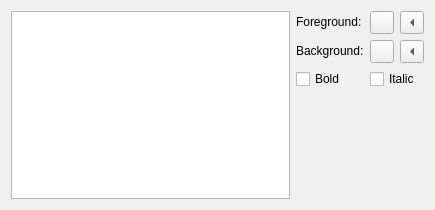
<?xml version="1.0" encoding="UTF-8"?>
<ui version="4.0">
 <class>TextEditor::Internal::ColorSchemeEdit</class>
 <widget class="QWidget" name="TextEditor::Internal::ColorSchemeEdit">
  <property name="geometry">
   <rect>
    <x>0</x>
    <y>0</y>
    <width>435</width>
    <height>210</height>
   </rect>
  </property>
  <layout class="QGridLayout" name="gridLayout">
   <item row="0" column="0" rowspan="4">
    <widget class="QListView" name="itemList">
     <property name="sizePolicy">
      <sizepolicy hsizetype="Expanding" vsizetype="Expanding">
       <horstretch>1</horstretch>
       <verstretch>0</verstretch>
      </sizepolicy>
     </property>
     <property name="selectionMode">
      <enum>QAbstractItemView::ExtendedSelection</enum>
     </property>
     <property name="uniformItemSizes">
      <bool>true</bool>
     </property>
    </widget>
   </item>
   <item row="0" column="1">
    <widget class="QLabel" name="foregroundLabel">
     <property name="sizePolicy">
      <sizepolicy hsizetype="Fixed" vsizetype="Fixed">
       <horstretch>0</horstretch>
       <verstretch>0</verstretch>
      </sizepolicy>
     </property>
     <property name="text">
      <string>Foreground:</string>
     </property>
     <property name="buddy">
      <cstring>foregroundToolButton</cstring>
     </property>
    </widget>
   </item>
   <item row="0" column="2">
    <layout class="QHBoxLayout" name="horizontalLayout_3">
     <item>
      <widget class="QToolButton" name="foregroundToolButton">
       <property name="sizePolicy">
        <sizepolicy hsizetype="Fixed" vsizetype="Fixed">
         <horstretch>0</horstretch>
         <verstretch>0</verstretch>
        </sizepolicy>
       </property>
       <property name="text">
        <string/>
       </property>
      </widget>
     </item>
     <item>
      <widget class="QToolButton" name="eraseForegroundToolButton">
       <property name="toolTip">
        <string>Erase foreground</string>
       </property>
       <property name="text">
        <string>x</string>
       </property>
       <property name="arrowType">
        <enum>Qt::LeftArrow</enum>
       </property>
      </widget>
     </item>
    </layout>
   </item>
   <item row="1" column="1">
    <widget class="QLabel" name="backgroundLabel">
     <property name="sizePolicy">
      <sizepolicy hsizetype="Fixed" vsizetype="Fixed">
       <horstretch>0</horstretch>
       <verstretch>0</verstretch>
      </sizepolicy>
     </property>
     <property name="text">
      <string>Background:</string>
     </property>
     <property name="buddy">
      <cstring>backgroundToolButton</cstring>
     </property>
    </widget>
   </item>
   <item row="1" column="2">
    <layout class="QHBoxLayout" name="horizontalLayout">
     <item>
      <widget class="QToolButton" name="backgroundToolButton">
       <property name="sizePolicy">
        <sizepolicy hsizetype="Fixed" vsizetype="Fixed">
         <horstretch>0</horstretch>
         <verstretch>0</verstretch>
        </sizepolicy>
       </property>
       <property name="text">
        <string/>
       </property>
      </widget>
     </item>
     <item>
      <widget class="QToolButton" name="eraseBackgroundToolButton">
       <property name="toolTip">
        <string>Erase background</string>
       </property>
       <property name="text">
        <string>x</string>
       </property>
       <property name="arrowType">
        <enum>Qt::LeftArrow</enum>
       </property>
      </widget>
     </item>
    </layout>
   </item>
   <item row="2" column="1">
    <widget class="QCheckBox" name="boldCheckBox">
     <property name="text">
      <string>Bold</string>
     </property>
    </widget>
   </item>
   <item row="2" column="2">
    <widget class="QCheckBox" name="italicCheckBox">
     <property name="text">
      <string>Italic</string>
     </property>
    </widget>
   </item>
   <item row="3" column="2">
    <spacer>
     <property name="orientation">
      <enum>Qt::Vertical</enum>
     </property>
     <property name="sizeHint" stdset="0">
      <size>
       <width>20</width>
       <height>83</height>
      </size>
     </property>
    </spacer>
   </item>
  </layout>
 </widget>
 <tabstops>
  <tabstop>itemList</tabstop>
  <tabstop>backgroundToolButton</tabstop>
  <tabstop>eraseBackgroundToolButton</tabstop>
  <tabstop>boldCheckBox</tabstop>
  <tabstop>italicCheckBox</tabstop>
 </tabstops>
 <resources/>
 <connections/>
</ui>
